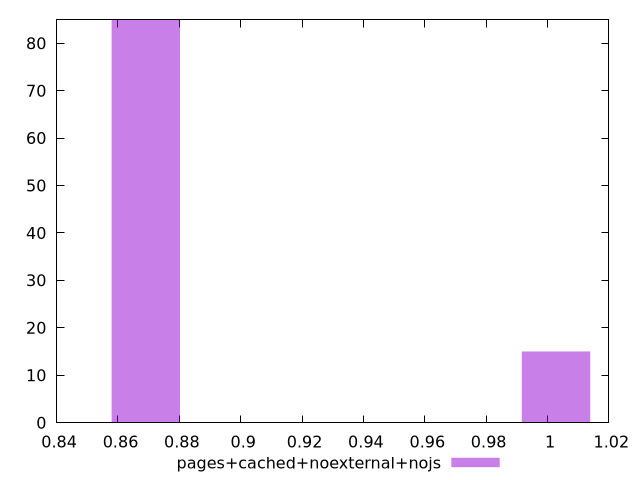

Recreate this plot in gnuplot.
$_pagesCachedNoexternalNojs <<EOF
1.0027761011567542 15
0.8690726210025203 85
EOF
set key outside below
set terminal pngcairo
set output "report_00006_2020-11-02T20-21-41.718Z/uses-http2/pages+cached+noexternal+nojs//hist.png"
set yrange [0:85]
set boxwidth 0.02228391335903898
set style fill transparent solid 0.5 noborder
plot $_pagesCachedNoexternalNojs title "pages+cached+noexternal+nojs" with boxes ,
